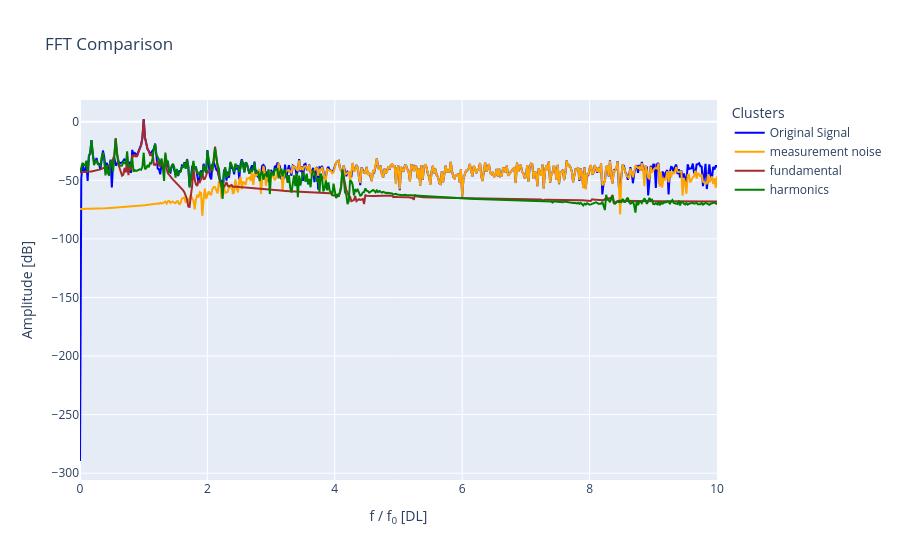
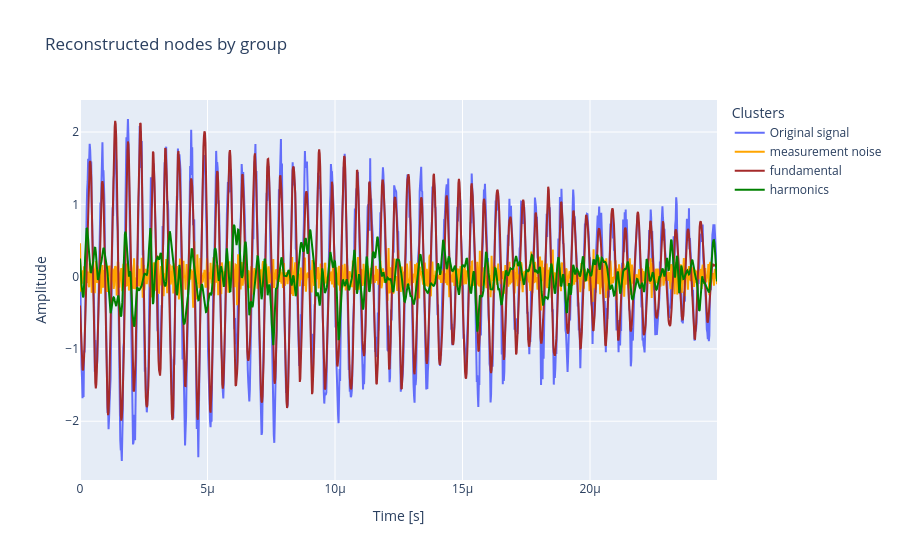
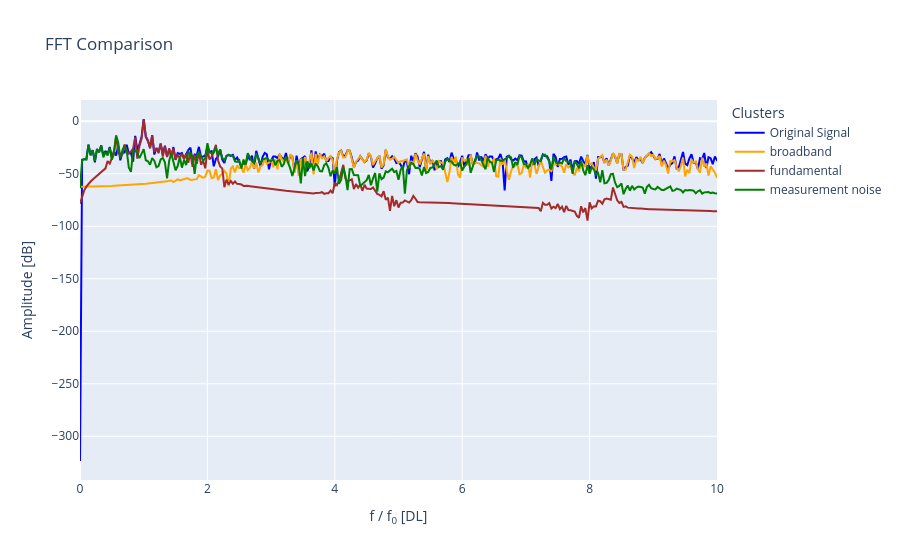
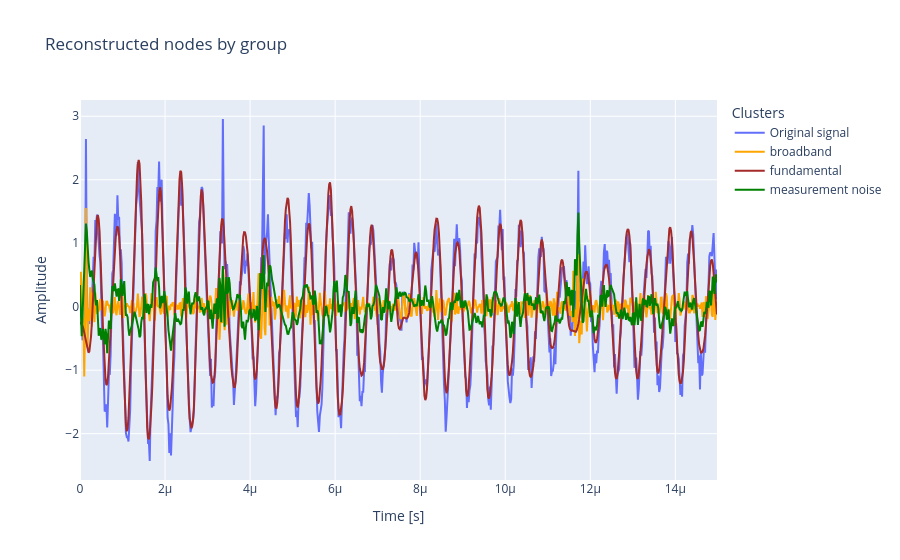

Notebook cell for these charts, in order:
### Code cell
# Keep track of all results for combined plot in next cell
centers_list = []  # initialise list of centroid values
metrics_list = []

# Plot separate clusterig results
for i, r in enumerate(exp_results):
    label_map = label_maps[i]
    # unpack results
    data_train, tr_obj, centers, labels, sampling_rate, freq_threshold = r
    fig = plot.plot_clustering(
        data_train, centers, labels, 
        title=f"Clustering for exp {exp_ids[i]}", label_map=label_map
    )
    centers_list.append(centers)

    # save_figure(fig, f"clustering_{result_id}")

    # Plot centroid metrics
    classifying_metrics = data_train.columns.to_list()
    metrics_list.append(classifying_metrics)
    fig = plot.plot_centers(classifying_metrics, centers, label_map)

    # save_figure(fig, f"centroids_{result_id}")

    # Set clusters to None to plot all of them, otherwise, plot a list of int
    fig = plot.plot_fft_by_group(
        tr_obj, labels, no_clusters=None, sampling_rate=sampling_rate,
        clusters=None, xlim=10, fundamental_freq=frequency,
        freq_threshold=freq_threshold, label_map=label_map
    )

    fig = plot.plot_reconstructions_by_group(
        tr_obj, labels, no_clusters=None, t_plot=sampling_rate, 
        freq_threshold=freq_threshold, label_map=label_map
    )

### Figure 1 — Plotly figure (JSON) as saved in the notebook; plotly's stock layout.template omitted (floating-point values rounded to 4 significant figures; data arrays with more than 128 entries replaced by an {"elided": "..."} marker saying what was removed)
{"data": [{"line": {"color": "blue"}, "mode": "lines", "name": "Original Signal", "type": "scatter", "x": {"elided": "625 float values"}, "y": {"elided": "625 float values"}}, {"line": {"color": "orange"}, "mode": "lines", "name": "measurement noise", "type": "scatter", "x": {"elided": "625 float values"}, "y": {"elided": "625 float values"}}, {"line": {"color": "brown"}, "mode": "lines", "name": "fundamental", "type": "scatter", "x": {"elided": "625 float values"}, "y": {"elided": "625 float values"}}, {"line": {"color": "green"}, "mode": "lines", "name": "harmonics", "type": "scatter", "x": {"elided": "625 float values"}, "y": {"elided": "625 float values"}}], "layout": {"legend": {"title": {"text": "Clusters"}}, "title": {"text": "FFT Comparison"}, "xaxis": {"range": [0, 10], "title": {"text": "f / f<sub>0</sub> [DL]"}}, "yaxis": {"title": {"text": "Amplitude [dB]"}}}}

### Figure 2 — Plotly figure (JSON) as saved in the notebook; plotly's stock layout.template omitted (floating-point values rounded to 4 significant figures; data arrays with more than 128 entries replaced by an {"elided": "..."} marker saying what was removed)
{"data": [{"mode": "lines", "name": "Original signal", "type": "scatter", "x": {"elided": "1250 float values"}, "y": {"elided": "1250 float values"}}, {"line": {"color": "orange"}, "mode": "lines", "name": "measurement noise", "type": "scatter", "x": {"elided": "1250 float values"}, "y": {"elided": "1250 float values"}}, {"line": {"color": "brown"}, "mode": "lines", "name": "fundamental", "type": "scatter", "x": {"elided": "1250 float values"}, "y": {"elided": "1250 float values"}}, {"line": {"color": "green"}, "mode": "lines", "name": "harmonics", "type": "scatter", "x": {"elided": "1250 float values"}, "y": {"elided": "1250 float values"}}], "layout": {"legend": {"title": {"text": "Clusters"}}, "title": {"text": "Reconstructed nodes by group"}, "xaxis": {"title": {"text": "Time [s]"}}, "yaxis": {"title": {"text": "Amplitude"}}}}

### Figure 3 — Plotly figure (JSON) as saved in the notebook; plotly's stock layout.template omitted (floating-point values rounded to 4 significant figures; data arrays with more than 128 entries replaced by an {"elided": "..."} marker saying what was removed)
{"data": [{"line": {"color": "blue"}, "mode": "lines", "name": "Original Signal", "type": "scatter", "x": {"elided": "375 float values"}, "y": {"elided": "375 float values"}}, {"line": {"color": "orange"}, "mode": "lines", "name": "broadband", "type": "scatter", "x": {"elided": "375 float values"}, "y": {"elided": "375 float values"}}, {"line": {"color": "brown"}, "mode": "lines", "name": "fundamental", "type": "scatter", "x": {"elided": "375 float values"}, "y": {"elided": "375 float values"}}, {"line": {"color": "green"}, "mode": "lines", "name": "measurement noise", "type": "scatter", "x": {"elided": "375 float values"}, "y": {"elided": "375 float values"}}], "layout": {"legend": {"title": {"text": "Clusters"}}, "title": {"text": "FFT Comparison"}, "xaxis": {"range": [0, 10], "title": {"text": "f / f<sub>0</sub> [DL]"}}, "yaxis": {"title": {"text": "Amplitude [dB]"}}}}

### Figure 4 — Plotly figure (JSON) as saved in the notebook; plotly's stock layout.template omitted (floating-point values rounded to 4 significant figures; data arrays with more than 128 entries replaced by an {"elided": "..."} marker saying what was removed)
{"data": [{"mode": "lines", "name": "Original signal", "type": "scatter", "x": {"elided": "750 float values"}, "y": {"elided": "750 float values"}}, {"line": {"color": "orange"}, "mode": "lines", "name": "broadband", "type": "scatter", "x": {"elided": "750 float values"}, "y": {"elided": "750 float values"}}, {"line": {"color": "brown"}, "mode": "lines", "name": "fundamental", "type": "scatter", "x": {"elided": "750 float values"}, "y": {"elided": "750 float values"}}, {"line": {"color": "green"}, "mode": "lines", "name": "measurement noise", "type": "scatter", "x": {"elided": "750 float values"}, "y": {"elided": "750 float values"}}], "layout": {"legend": {"title": {"text": "Clusters"}}, "title": {"text": "Reconstructed nodes by group"}, "xaxis": {"title": {"text": "Time [s]"}}, "yaxis": {"title": {"text": "Amplitude"}}}}
